Frame 1 (no input): blank canvas, image omitted
Frame 60 (no input): blank canvas, image omitted
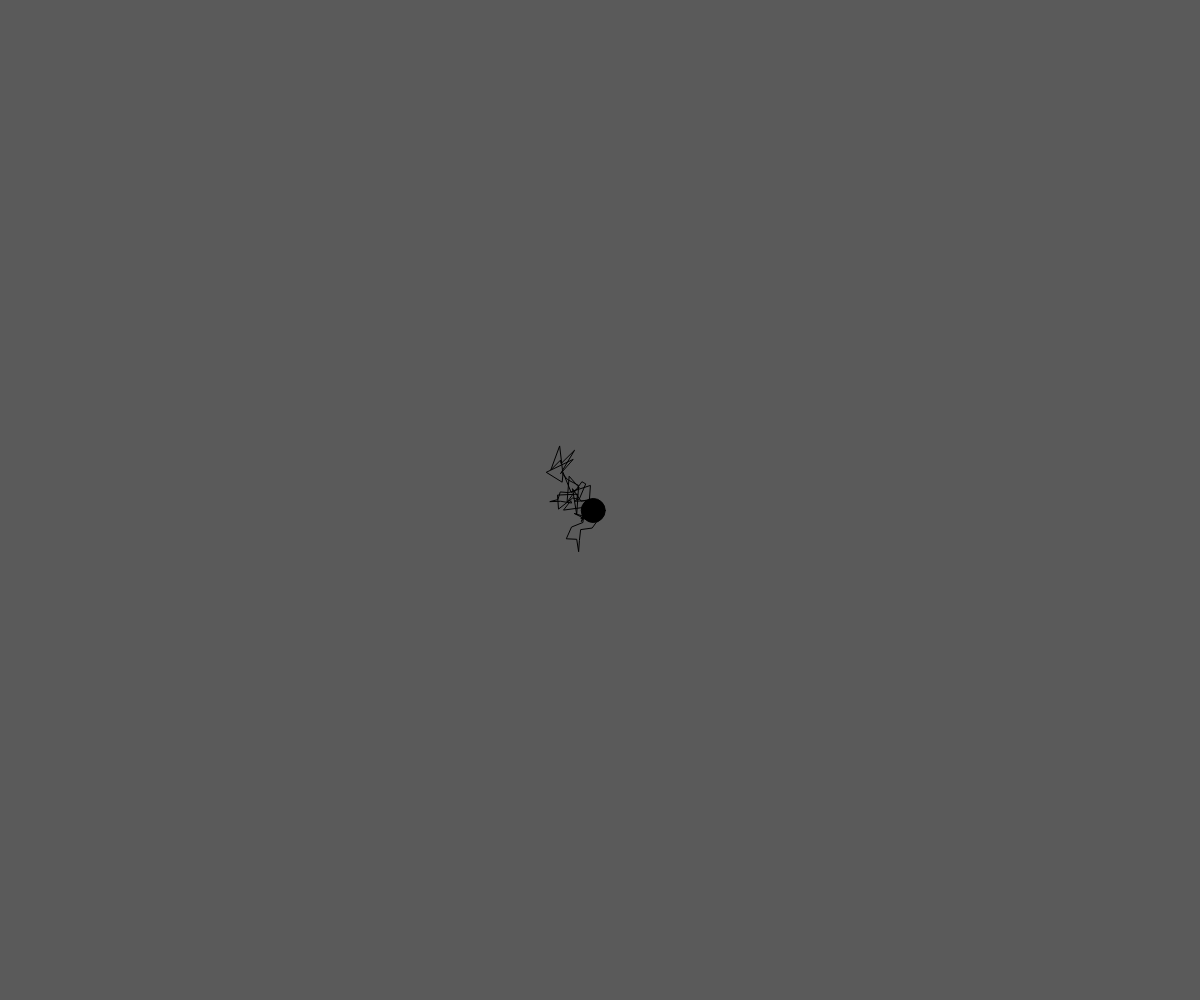
Frame 120 (the mouse pressed at the canvas centre since frame 60)

The p5.js sketch whose frames 1 and 60 were blank and that drew this single picture after the mouse press (run headless with seeded random() and noise() and a simulated clock; from frame 60 on, the mouse is pressed at the canvas centre):

// p5.js sketch
// ── sketch.js
let particles = [];

function setup() {
	createCanvas(windowWidth, windowHeight);
}

function mousePressed(){
	particles.push(new Particle(mouseX, mouseY));
}

function draw() {
	background(90);
	for(let i = 0; i < particles.length; i++){
		particles[i].update();
		particles[i].show();
	}

}

// ── particles.js
function Particle(x, y) {
  this.x = x;
  this.y = y;

  this.history = [];

  this.update = function(){
    this.y += random(-10, 10);
    this.x += random(-10, 10);

    for(var i = 0; i < this.history.length; i++){
      this.history[i].x += random(-2, 2);
      this.history[i].y += random(-2, 2);
    }

    var v = createVector(this.x, this.y);
    this.history.push(v);
    if(this.history.length > 100){
      this.history.splice(0, 1);
    }
  }

  this.show = function(){
    stroke(0);
    fill(0,0,0);
    ellipse(this.x, this.y, 24, 24);

    noFill();
    beginShape();
    for(var i = 0; i < this.history.length; i++){
      var pos = this.history[i];
      vertex(pos.x, pos.y);
    }
    endShape();
  }
}
